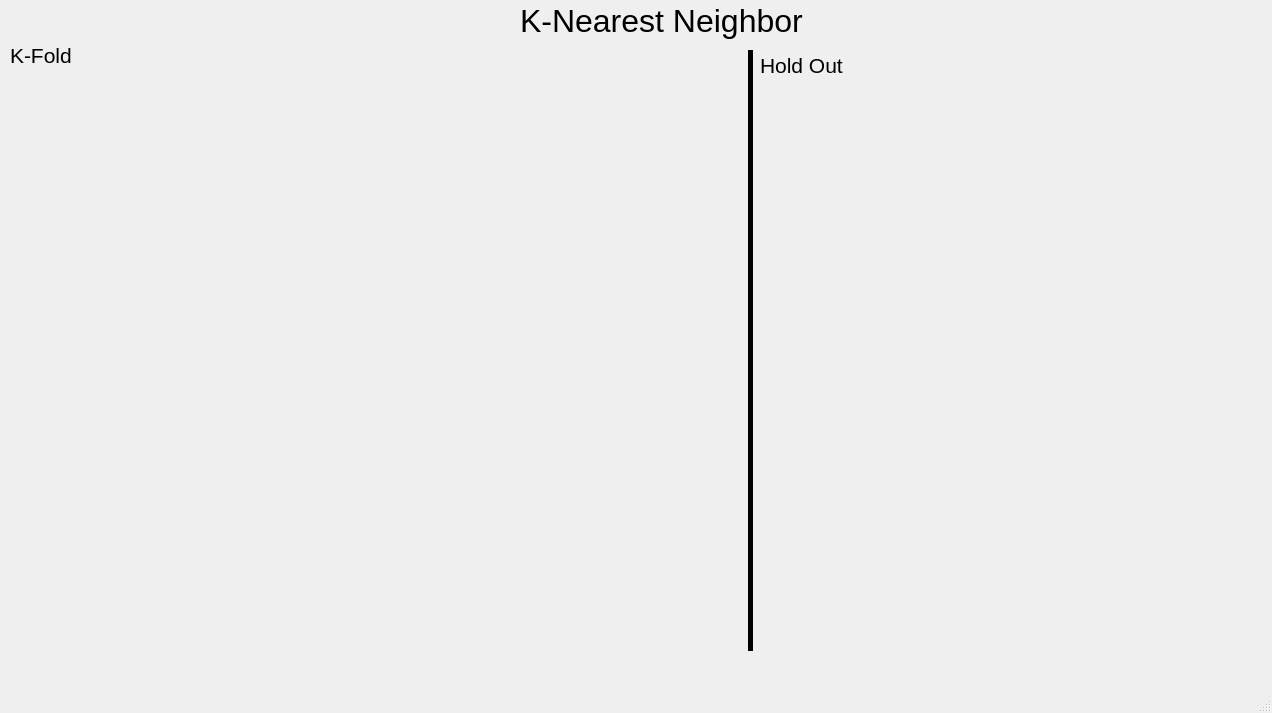
<?xml version="1.0" encoding="UTF-8"?>
<ui version="4.0">
 <class>MainWindow</class>
 <widget class="QMainWindow" name="MainWindow">
  <property name="geometry">
   <rect>
    <x>0</x>
    <y>0</y>
    <width>1272</width>
    <height>713</height>
   </rect>
  </property>
  <property name="windowTitle">
   <string>MainWindow</string>
  </property>
  <widget class="QWidget" name="centralwidget">
   <widget class="QLabel" name="label">
    <property name="geometry">
     <rect>
      <x>520</x>
      <y>0</y>
      <width>291</width>
      <height>41</height>
     </rect>
    </property>
    <property name="font">
     <font>
      <pointsize>24</pointsize>
     </font>
    </property>
    <property name="text">
     <string>K-Nearest Neighbor</string>
    </property>
   </widget>
   <widget class="QLabel" name="label_2">
    <property name="geometry">
     <rect>
      <x>10</x>
      <y>40</y>
      <width>121</width>
      <height>31</height>
     </rect>
    </property>
    <property name="font">
     <font>
      <pointsize>16</pointsize>
     </font>
    </property>
    <property name="text">
     <string>K-Fold</string>
    </property>
   </widget>
   <widget class="QLabel" name="label_3">
    <property name="geometry">
     <rect>
      <x>760</x>
      <y>50</y>
      <width>121</width>
      <height>31</height>
     </rect>
    </property>
    <property name="font">
     <font>
      <pointsize>16</pointsize>
     </font>
    </property>
    <property name="text">
     <string>Hold Out</string>
    </property>
   </widget>
   <widget class="Line" name="line">
    <property name="geometry">
     <rect>
      <x>740</x>
      <y>50</y>
      <width>20</width>
      <height>601</height>
     </rect>
    </property>
    <property name="frameShadow">
     <enum>QFrame::Plain</enum>
    </property>
    <property name="lineWidth">
     <number>5</number>
    </property>
    <property name="orientation">
     <enum>Qt::Vertical</enum>
    </property>
   </widget>
   <widget class="QLabel" name="label_4">
    <property name="geometry">
     <rect>
      <x>10</x>
      <y>70</y>
      <width>321</width>
      <height>261</height>
     </rect>
    </property>
    <property name="text">
     <string/>
    </property>
    <property name="pixmap">
     <pixmap>../gorseller/siniflandiricilar/knn/confusion_matrix_kfold.png</pixmap>
    </property>
   </widget>
   <widget class="QLabel" name="label_5">
    <property name="geometry">
     <rect>
      <x>10</x>
      <y>340</y>
      <width>511</width>
      <height>251</height>
     </rect>
    </property>
    <property name="text">
     <string/>
    </property>
    <property name="pixmap">
     <pixmap>../gorseller/siniflandiricilar/knn/scores_kfold.png</pixmap>
    </property>
   </widget>
   <widget class="QLabel" name="label_6">
    <property name="geometry">
     <rect>
      <x>330</x>
      <y>60</y>
      <width>401</width>
      <height>271</height>
     </rect>
    </property>
    <property name="text">
     <string/>
    </property>
    <property name="pixmap">
     <pixmap>../gorseller/siniflandiricilar/knn/kflod_acc_kfold.png</pixmap>
    </property>
   </widget>
   <widget class="QLabel" name="label_7">
    <property name="geometry">
     <rect>
      <x>760</x>
      <y>90</y>
      <width>331</width>
      <height>281</height>
     </rect>
    </property>
    <property name="text">
     <string/>
    </property>
    <property name="pixmap">
     <pixmap>../gorseller/siniflandiricilar/knn/confusion_matrix_hout.png</pixmap>
    </property>
   </widget>
   <widget class="QLabel" name="label_8">
    <property name="geometry">
     <rect>
      <x>760</x>
      <y>370</y>
      <width>501</width>
      <height>261</height>
     </rect>
    </property>
    <property name="text">
     <string/>
    </property>
    <property name="pixmap">
     <pixmap>../gorseller/siniflandiricilar/knn/scores_hout.png</pixmap>
    </property>
   </widget>
  </widget>
  <widget class="QMenuBar" name="menubar">
   <property name="geometry">
    <rect>
     <x>0</x>
     <y>0</y>
     <width>1272</width>
     <height>21</height>
    </rect>
   </property>
  </widget>
  <widget class="QStatusBar" name="statusbar"/>
 </widget>
 <resources/>
 <connections/>
</ui>
